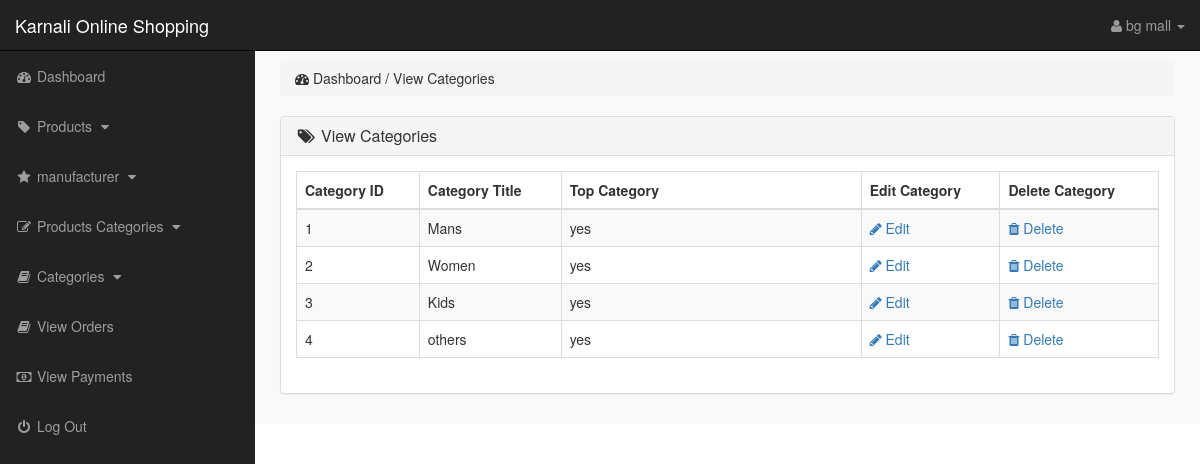
/vender/index.php?view_cats (signed in), run on the app's committed database.
### tables this page shows
CREATE TABLE `vendors` (
  `vendor_id` int(11) NOT NULL,
  `vendor_name` varchar(255) NOT NULL,
  `vendor_email` varchar(255) NOT NULL,
  `vendor_pass` varchar(255) NOT NULL,
  `vendor_contact` varchar(20) NOT NULL,
  `vendor_province` varchar(100) DEFAULT NULL,
  `vendor_district` varchar(100) DEFAULT NULL,
  `vendor_Rural_municipality` varchar(100) DEFAULT NULL,
  `vendor_word_no` varchar(11) DEFAULT NULL,
  `vendor_image` varchar(255) DEFAULT NULL,
  `vendor_ip` varchar(45) DEFAULT NULL,
  `vendor_category` varchar(255) DEFAULT NULL,
  `vendor_bio` text DEFAULT NULL,
  `created_at` datetime DEFAULT current_timestamp(),
  `status` enum('pending','active','inactive') DEFAULT 'pending'
);

CREATE TABLE `categories` (
  `cat_id` int(10) NOT NULL,
  `cat_title` text NOT NULL,
  `cat_top` text NOT NULL,
  `cat_image` text NOT NULL
);

### vender/view_cats.php (the view)
<?php
    if(!isset($_SESSION['vendor_email'])){
        echo "<script>window.open('login.php','_self')</script>";
    }else{
?>
<div class="row">
    <div class="col-lg-12">
        <ol class="breadcrumb">
            <li>
                <i class="fa fa-dashboard"></i> Dashboard / View Categories
            </li>
        </ol>
    </div>
</div>
<div class="row">
    <div class="col-lg-12">
        <div class="panel panel-default">
            <div class="panel-heading">
                <h3 class="panel-title">
                    <i class="fa fa-tags fa-fw"></i> View Categories
                </h3>
            </div>
            <div class="panel-body">
                <div class="table-responsive">
                    <table class="table table-hover table-striped table-bordered">
                        <thead>
                            <tr>
                                <th> Category ID </th>
                                <th> Category Title </th>
                                <th> Top Category </th>
                                <th> Edit Category </th>
                                <th> Delete Category </th>
                            </tr>
                        </thead>
                        <tbody>
                            <?php
                                $i=0;
                                $get_cats = "select * from categories";
                                $run_cats = mysqli_query($con,$get_cats);
                                while($row_cats=mysqli_fetch_array($run_cats)){
                                    $cat_id = $row_cats['cat_id'];
                                    $cat_title = $row_cats['cat_title'];
                                    $cat_top = $row_cats['cat_top'];
                                    $i++;
                            ?>
                            <tr>
                                <td> <?php echo $i; ?> </td>
                                <td> <?php echo $cat_title; ?> </td>
                                <td width="300"> <?php echo $cat_top; ?> </td>
                                <td>
                                    <a href="index.php?edit_cat= <?php echo $cat_id; ?> ">
                                        <i class="fa fa-pencil"></i> Edit
                                    </a>
                                </td>
                                <td>
                                    <a href="index.php?delete_cat= <?php echo $cat_id; ?> ">
                                        <i class="fa fa-trash"></i> Delete
                                    </a>
                                </td>
                            </tr>
                            <?php } ?>
                        </tbody>
                    </table>
                </div>
            </div>
        </div>
    </div>
</div>
<?php } ?>

### vender/includes/sidebar.php (shortened to what this page needs)
<?php
    if(!isset($_SESSION['vendor_email'])){
        echo "<script>window.open('login.php','_self')</script>";
    }else{
?>
<nav class="navbar navbar-inverse navbar-fixed-top">
    <div class="navbar-header">
    <a href="index.php?dashboard" class="navbar-brand"> Karnali Online Shopping</a>
    </div>
    <ul class="nav navbar-right top-nav">
        <li class="dropdown">
            <a href="#" class="dropdown-toggle" data-toggle="dropdown">
                <i class="fa fa-user"></i> <?php echo $vendor_name;  ?> <b class="caret"></b>
            </a>
        </li>
    </ul>
    <div class="collapse navbar-collapse navbar-ex1-collapse">
        <ul class="nav navbar-nav side-nav">
            <li>
                <a href="index.php?dashboard">
                        <i class="fa fa-fw fa-dashboard"></i> Dashboard
                </a>
            </li>
            <li>
                <a href="#" data-toggle="collapse" data-target="#products">
                        <i class="fa fa-fw fa-tag"></i> Products
                        <i class="fa fa-fw fa-caret-down"></i>
                </a>
            </li>
            <li>
                <a href="#" data-toggle="collapse" data-target="#manufacturer">
                        <i class="fa fa-fw fa-star"></i> manufacturer
                        <i class="fa fa-fw fa-caret-down"></i>
                </a>
            </li>
            <li>
                <a href="#" data-toggle="collapse" data-target="#p_cat">
                        <i class="fa fa-fw fa-edit"></i> Products Categories
                        <i class="fa fa-fw fa-caret-down"></i>
                </a>
            </li>
            <li>
                <a href="#" data-toggle="collapse" data-target="#cat">
                        <i class="fa fa-fw fa-book"></i> Categories
                        <i class="fa fa-fw fa-caret-down"></i>
                </a>
            </li>
            <li>
                <a href="index.php?view_orders">
                    <i class="fa fa-fw fa-book"></i> View Orders
                </a>
            </li>
            <li>
                <a href="index.php?view_payments">
                    <i class="fa fa-fw fa-money"></i> View Payments
                </a>
            </li>
            <li>
                <a href="logout.php">
                    <i class="fa fa-fw fa-power-off"></i> Log Out
                </a>
            </li>
        </ul>
    </div>
</nav>
<?php } ?>

### vender/css/style.css (style rules this page uses)
body { margin-top: 100px; }
@media (min-width: 768px) { body { margin-top: 50px; } }
.top-nav { padding: 0 15px; }
.top-nav >li { display: inline-block; }
.top-nav>li>a { color: #999999; line-height: 20px; padding-top: 15px; padding-bottom: 15px; }
@media (min-width: 768px) { .side-nav { position: fixed; top: 51px; bottom: 0; width: 255px; overflow-y: auto; overflow-x: hidden; background-color: #222222; padding-bottom: 40px; border-radius: 0; } }
@media (min-width: 768px) { .side-nav>li>a { width: 255px; } }
.panel-body { border-radius: 5px; }

### data on the page
vendors: vendor_name "bg mall"
categories: cat_title "Mans", cat_top "yes"
categories: cat_title "Women", cat_top "yes"
categories: cat_title "Kids", cat_top "yes"
categories: cat_title "others", cat_top "yes"
